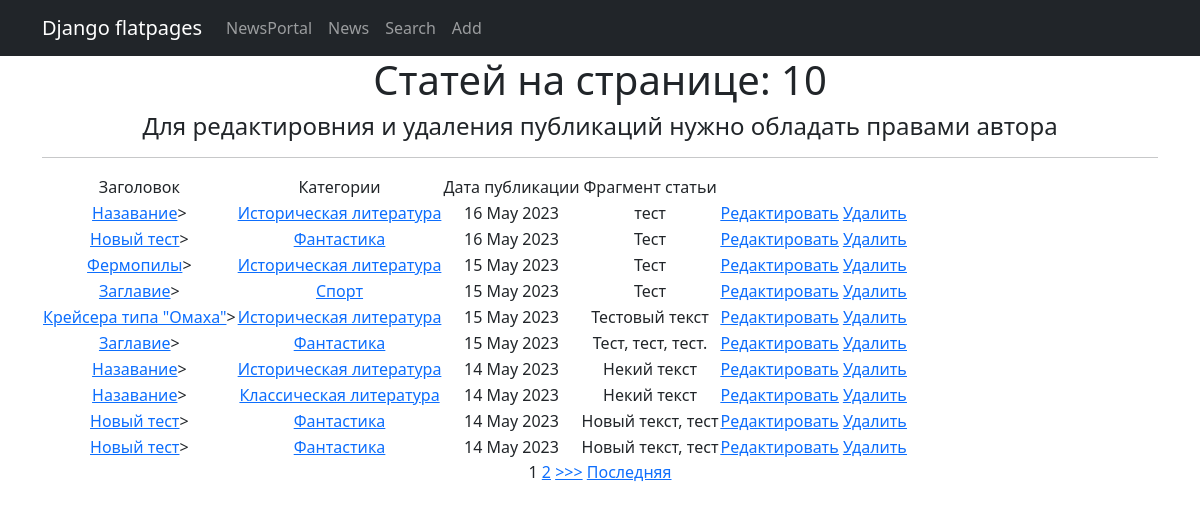
Page /news/ on the committed database.
### News/models.py (models this page shows, shortened)
class Post(models.Model):
    author_post = models.ForeignKey(Author, on_delete=models.CASCADE)
    сhoice_post = models.CharField(max_length=2, choices=POSITIONS, default=news)
    date_post = models.DateTimeField(auto_now_add=True)
    category = models.ManyToManyField(Category, through='PostCategory')
    heading_post = models.CharField(max_length=255)
    text_post = models.TextField()
    rating_post = models.IntegerField(default=0)

class Category(models.Model):
    name = models.CharField(max_length=255, unique=True)
    subscribers = models.ManyToManyField(User, related_name='categories')
    def __str__(self):
        return f'{self.name}'

### News/views.py (the view)
# urls.py: path('', NewsList.as_view()),
class NewsList(ListView):
    model = Post
    ordering = '-id'
    template_name = 'news.html'
    context_object_name = 'news'
    paginate_by = 10
    def get_context_data(self, **kwargs):
        context = super().get_context_data(**kwargs)
        return context

### News/templatetags/censor_filters.py (called while the page is built)
@register.filter()
def censor(value):
    try:
        if not isinstance(value, str):
            raise AttributeError("Ошибка! Вы применяете фильтр не к строковому типу данных.")
        value = value.split()
        for i, word in enumerate(value):
            if any(stor_word in word for stor_word in stop_list):
                value[i] = word[0] + "".join('*' if cen.isalpha() else cen for cen in word)
                value[i] = value[i].replace('*', '', 1)
        return " ".join(value)
    except TypeError:
        print('Error')

### templates/news.html (shortened to what this page needs)
{% extends 'flatpages/default.html' %}
{% load censor_filters %}
{% block content %}
    <h1> Cтатей на странице: {{ news|length }}</h1>
    <h4>Для редактировния и удаления публикаций нужно обладать правами автора</h4>
    <hr>
    {% if news %}
         <table>
           <tr>
               <td>Заголовок</td>
               <td>Категории</td>
               <td>Дата публикации</td>
               <td>Фрагмент статьи</td>
           </tr>
             {% for onenews in news %}
           <tr>
               <td><a href = "{% url 'onenews' onenews.id %}">{{ onenews.heading_post|censor }}</a>></td>
               <td>
                    {% for category in onenews.category.all %}
                        <a href="{% url 'category_list' category.id %}">{{ category }}</a>
                    {% endfor %}
                </td>
               <td>{{ onenews.date_post|date:'d M Y'}}</td>
               <td>{{ onenews.text_post|truncatechars:20|censor }}</td>
               <td><a href="{% url 'edit' onenews.id %}"><u>Редактировать</u></a>
                    <a href="{% url 'delete' onenews.id %}"><u> Удалить </u></a> </td>
           </tr>
             {% endfor %}
         </table>
    {% else %}
        <h2>Новостей нет!</h2>
    {% endif %}
    {% if is_paginated %}
        {% for num in page_obj.paginator.page_range %}
            {% if page_obj.number == num %}
                <a>{{ num }}</a>
            {% elif num > page_obj.number|add:'-2' and num < page_obj.number|add:'2' %}
                <a href="?page={{ num }}">{{ num }}</a>
            {% endif %}
        {% endfor %}
        {% if page_obj.has_next %}
            <a href="?page={{ page_obj.next_page_number }}">>>></a>
            <a href="?page={{ page_obj.paginator.num_pages }}">Последняя</a>
        {% endif %}
    {% endif %}
{% endblock content %}

### rows in the picture
Post: heading_post|censor "Назавание", date_post "16 May 2023", text_post|censor "тест"
Category: name "Историческая литература"
Post: heading_post|censor "Новый тест", date_post "16 May 2023", text_post|censor "Тест"
Category: name "Фантастика"
Post: heading_post|censor "Фермопилы", date_post "15 May 2023", text_post|censor "Тест"
Post: heading_post|censor "Заглавие", date_post "15 May 2023", text_post|censor "Тест"
Category: name "Спорт"
Post: heading_post|censor "Крейсера типа \"Омаха\"", date_post "15 May 2023", text_post|censor "Тестовый текст"
Post: heading_post|censor "Заглавие", date_post "15 May 2023", text_post|censor "Тест, тест, тест."
Post: heading_post|censor "Назавание", date_post "14 May 2023", text_post|censor "Некий текст"
Post: heading_post|censor "Назавание", date_post "14 May 2023", text_post|censor "Некий текст"
Category: name "Классическая литература"
Post: heading_post|censor "Новый тест", date_post "14 May 2023", text_post|censor "Новый текст, тест"
Post: heading_post|censor "Новый тест", date_post "14 May 2023", text_post|censor "Новый текст, тест"

### other values in the picture
{{ news|length }} "10"
{{ num }} "1"
{{ num }} "2"
